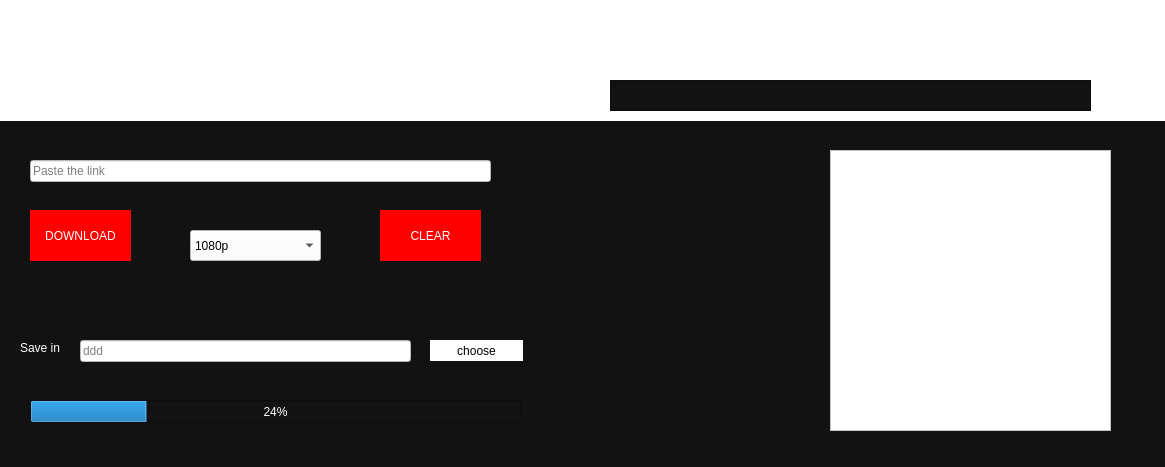
<?xml version="1.0" encoding="UTF-8"?>
<ui version="4.0">
 <class>MainWindow</class>
 <widget class="QMainWindow" name="MainWindow">
  <property name="geometry">
   <rect>
    <x>0</x>
    <y>0</y>
    <width>1165</width>
    <height>467</height>
   </rect>
  </property>
  <property name="windowTitle">
   <string>MainWindow</string>
  </property>
  <property name="styleSheet">
   <string notr="true">QWidget {
	background-color: #121212;
}


QPushButton{
	background-color: red;
	color: white;
	border: none;
}
QComboBox QAbstractItemView {
  border: 1px solid grey;
  background: white;
  selection-background-color: transperent;
}
QComboBox {
  background: white;
  selection-background-color:  black;
}


QLineEdit {
	background-color: white;
	color: black;
}

</string>
  </property>
  <widget class="QWidget" name="centralwidget">
   <widget class="QLineEdit" name="line_link">
    <property name="geometry">
     <rect>
      <x>30</x>
      <y>160</y>
      <width>461</width>
      <height>22</height>
     </rect>
    </property>
    <property name="placeholderText">
     <string>Paste the link </string>
    </property>
   </widget>
   <widget class="QPushButton" name="Down">
    <property name="geometry">
     <rect>
      <x>30</x>
      <y>210</y>
      <width>101</width>
      <height>51</height>
     </rect>
    </property>
    <property name="text">
     <string>DOWNLOAD</string>
    </property>
   </widget>
   <widget class="QPushButton" name="Clear">
    <property name="geometry">
     <rect>
      <x>380</x>
      <y>210</y>
      <width>101</width>
      <height>51</height>
     </rect>
    </property>
    <property name="text">
     <string>CLEAR</string>
    </property>
   </widget>
   <widget class="QComboBox" name="comboBox">
    <property name="geometry">
     <rect>
      <x>190</x>
      <y>230</y>
      <width>131</width>
      <height>31</height>
     </rect>
    </property>
    <item>
     <property name="text">
      <string>1080p</string>
     </property>
    </item>
    <item>
     <property name="text">
      <string>720p</string>
     </property>
    </item>
    <item>
     <property name="text">
      <string>480p</string>
     </property>
    </item>
    <item>
     <property name="text">
      <string>360p</string>
     </property>
    </item>
    <item>
     <property name="text">
      <string>Audio</string>
     </property>
    </item>
   </widget>
   <widget class="QLineEdit" name="line_fail">
    <property name="geometry">
     <rect>
      <x>80</x>
      <y>340</y>
      <width>331</width>
      <height>22</height>
     </rect>
    </property>
    <property name="placeholderText">
     <string>ddd</string>
    </property>
   </widget>
   <widget class="QLabel" name="label_2">
    <property name="geometry">
     <rect>
      <x>20</x>
      <y>340</y>
      <width>55</width>
      <height>16</height>
     </rect>
    </property>
    <property name="styleSheet">
     <string notr="true">color: rgb(255, 255, 255);
background-color: #121212;</string>
    </property>
    <property name="text">
     <string>Save in</string>
    </property>
   </widget>
   <widget class="QPushButton" name="choose">
    <property name="geometry">
     <rect>
      <x>430</x>
      <y>340</y>
      <width>93</width>
      <height>21</height>
     </rect>
    </property>
    <property name="styleSheet">
     <string notr="true">color: rgb(0, 0, 0);
background-color: rgb(255, 255, 255);</string>
    </property>
    <property name="text">
     <string>choose</string>
    </property>
   </widget>
   <widget class="QProgressBar" name="progressBar">
    <property name="geometry">
     <rect>
      <x>30</x>
      <y>400</y>
      <width>491</width>
      <height>23</height>
     </rect>
    </property>
    <property name="styleSheet">
     <string notr="true">color: rgb(255, 255, 255);</string>
    </property>
    <property name="value">
     <number>24</number>
    </property>
   </widget>
   <widget class="QTextEdit" name="textEdit">
    <property name="geometry">
     <rect>
      <x>830</x>
      <y>150</y>
      <width>281</width>
      <height>281</height>
     </rect>
    </property>
    <property name="styleSheet">
     <string notr="true">
background-color: rgb(255, 255, 255);
color: rgb(0, 0, 0);</string>
    </property>
    <property name="readOnly">
     <bool>true</bool>
    </property>
    <property name="html">
     <string>&lt;!DOCTYPE HTML PUBLIC &quot;-//W3C//DTD HTML 4.0//EN&quot; &quot;http://www.w3.org/TR/REC-html40/strict.dtd&quot;&gt;
&lt;html&gt;&lt;head&gt;&lt;meta name=&quot;qrichtext&quot; content=&quot;1&quot; /&gt;&lt;style type=&quot;text/css&quot;&gt;
p, li { white-space: pre-wrap; }
&lt;/style&gt;&lt;/head&gt;&lt;body style=&quot; font-family:'MS Shell Dlg 2'; font-size:6.6pt; font-weight:400; font-style:normal;&quot;&gt;
&lt;p align=&quot;center&quot; style=&quot;-qt-paragraph-type:empty; margin-top:0px; margin-bottom:0px; margin-left:0px; margin-right:0px; -qt-block-indent:0; text-indent:0px;&quot;&gt;&lt;br /&gt;&lt;/p&gt;&lt;/body&gt;&lt;/html&gt;</string>
    </property>
   </widget>
   <widget class="QLabel" name="label">
    <property name="geometry">
     <rect>
      <x>-10</x>
      <y>0</y>
      <width>1201</width>
      <height>121</height>
     </rect>
    </property>
    <property name="styleSheet">
     <string notr="true">background-color: rgb(255, 255, 255);</string>
    </property>
    <property name="text">
     <string/>
    </property>
    <property name="pixmap">
     <pixmap>-516095198813lf2yjmbsw.png</pixmap>
    </property>
   </widget>
   <widget class="QTextEdit" name="title_line">
    <property name="geometry">
     <rect>
      <x>610</x>
      <y>80</y>
      <width>481</width>
      <height>31</height>
     </rect>
    </property>
    <property name="readOnly">
     <bool>true</bool>
    </property>
   </widget>
   <widget class="QLabel" name="label_3">
    <property name="geometry">
     <rect>
      <x>550</x>
      <y>220</y>
      <width>241</width>
      <height>141</height>
     </rect>
    </property>
    <property name="text">
     <string/>
    </property>
   </widget>
  </widget>
 </widget>
 <resources/>
 <connections/>
</ui>
